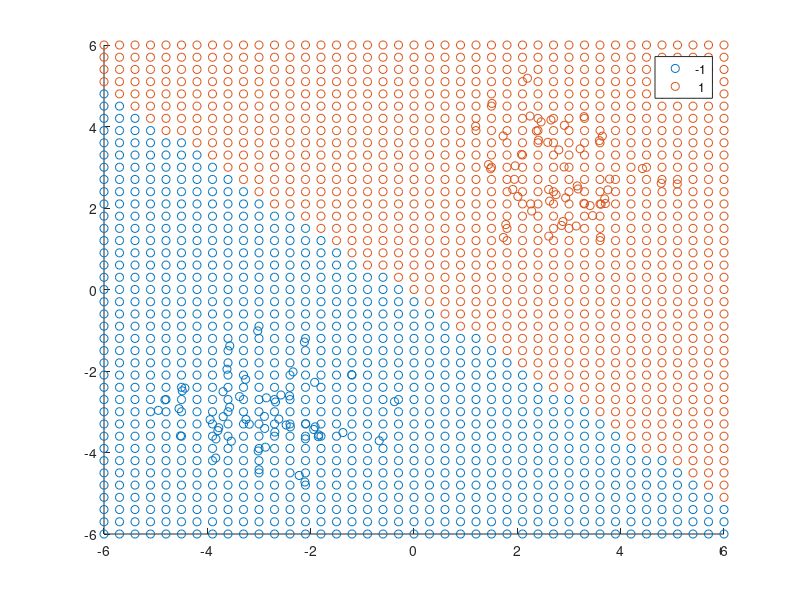

Reproduce this figure in MATLAB. (Note: this script raises an error after producing the figure.)

close all

% Données d'apprentissage
m1 = 50;
m = 2*m1;
X1 = 3 + randn(m1,2);
X2 = -3 + randn(m1,2);
X = [X1;X2];
Y = ones(m,1);
Y(m1+1:end) = -1;

% Grille de points de test pour visualiser la frontière
[Xt1, Xt2] = meshgrid(-6:0.3:6,-6:0.3:6);
Ntest = size(Xt1,1) * size(Xt1,2);
Xtest = [reshape(Xt1, Ntest,1), reshape(Xt2,Ntest,1)];

% Apprentissage SVM
C = 100;
model = fitcsvm( X, Y, 'BoxConstraint', C );

% Classification de la grille de points de test

Ypred = model.predict(Xtest);
%Ypred = zeros(size(Xtest,1),1);	% A modifier !

% Affichage : 
figure;
hold on;
gscatter(X(:,1), X(:,2), Y);
gscatter(Xtest(:,1), Xtest(:,2), Ypred );

% Calcul de w et affichage de la droite de séparation
a = model.Alpha;
x = model.SupportVectors;
y = Y(model.IsSupportVector);
w = x'*(a.*y);

b = model.Bias;

x1 = -5:5;
droite = (-w(1)*x1-b)/w(2);
plot(x1,droite,"b");
hold on;

% calcul de la marge
delta = 1/norm(w)
margeSup = (-w(1)*x1-b+1)/w(2);
margeInf = (-w(1)*x1-b-1)/w(2);

% Tracer les bords de la marge 
plot(x1,margeSup,"b--");
hold on;
plot(x1,margeInf,"b--");
hold on;

